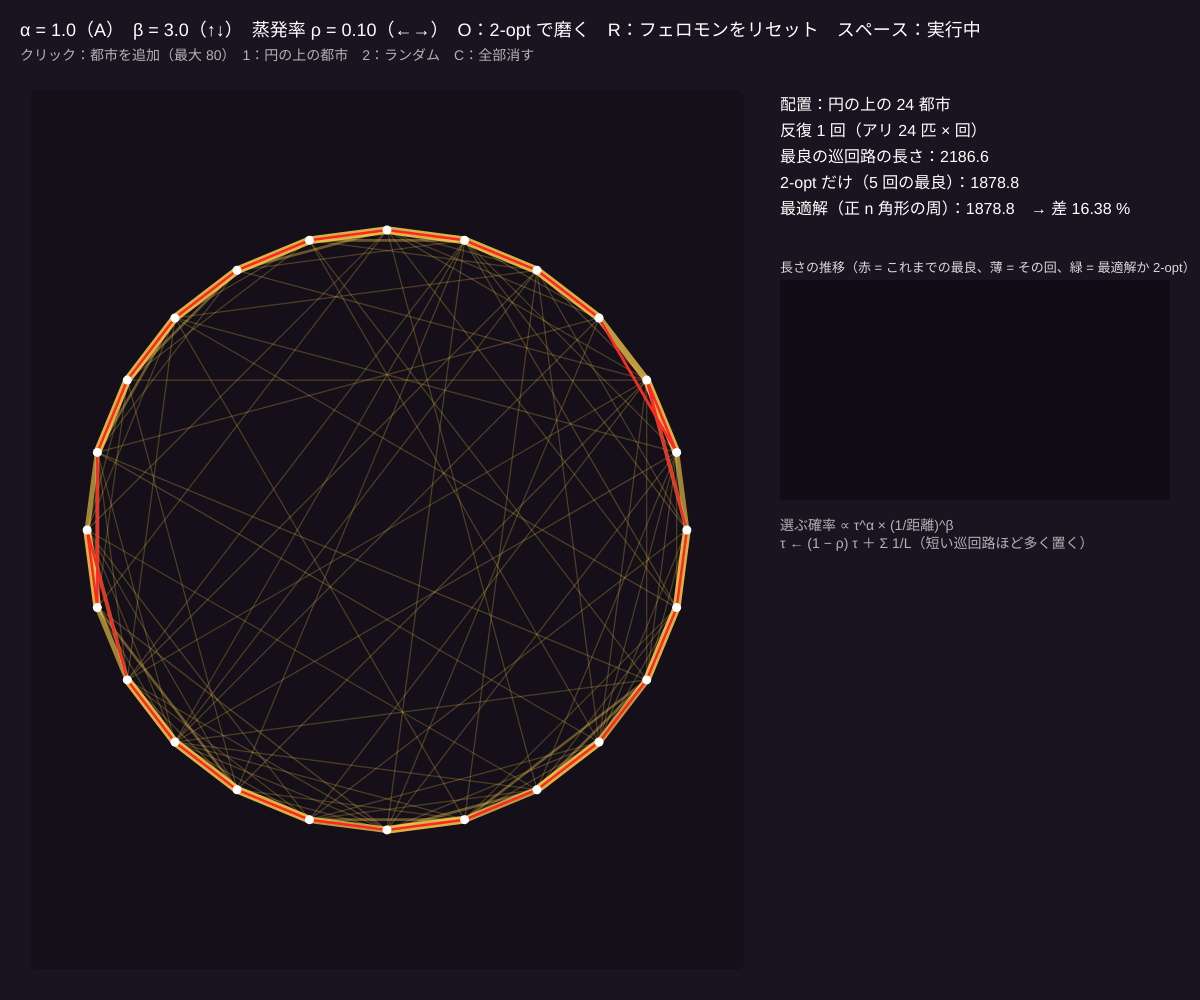
Frame 1 (no input)
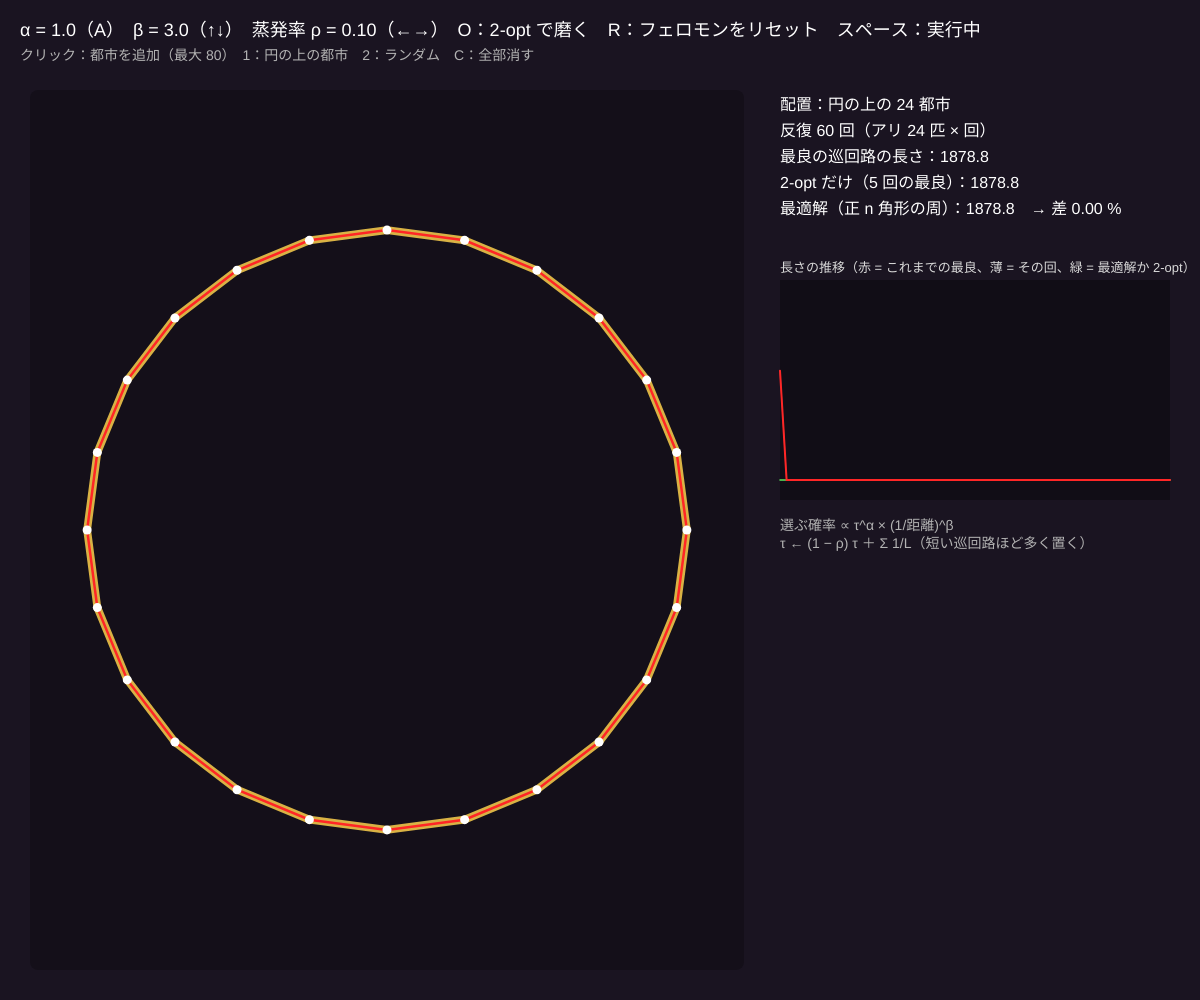
Frame 60 (no input)
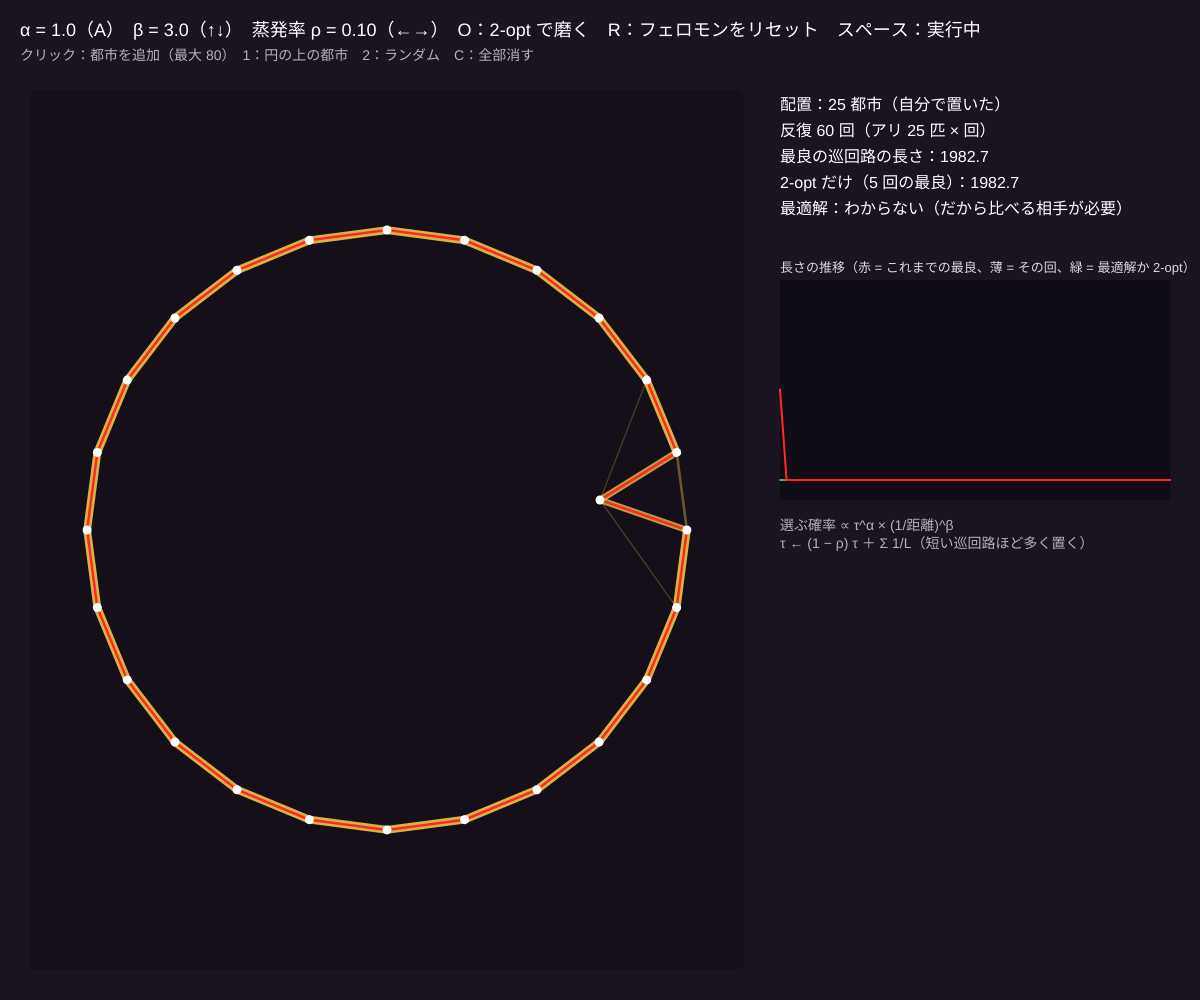
Frame 120 (the mouse pressed at the canvas centre since frame 60)

The p5.js sketch that drew these frames (run headless with seeded random() and noise() and a simulated clock; from frame 60 on, the mouse is pressed at the canvas centre):

// p5.js sketch
// ── sketch.js
// ============================================
// 04 アリコロニー最適化で巡回セールスマン問題（ACO / TSP）
// 全部の都市を 1 回ずつ回って戻る一番短い道は？ アリは「近い都市」と「フェロモンの濃い道」を確率で選んで 1 周する
// 短い巡回路ほどフェロモンを多く置き、全体は少しずつ蒸発する。線の太さ = フェロモンの量、赤い線 = これまでの最良の巡回路
// クリック = 都市を追加 / 1 = 円の上の都市（最適解がわかる）/ 2 = ランダムな都市 / C = 全部消す
// ↑↓ = β（距離の重視）/ ←→ = 蒸発率 ρ / A = α（フェロモンの重視）/ O = 最良路を 2-opt で磨く / R = フェロモンをリセット / スペース = 一時停止
// ============================================

let alphaP = 1.0;            // α：フェロモンをどれだけ信じるか
let betaP = 3.0;             // β：距離の近さをどれだけ重視するか
let rho = 0.1;               // ρ：1 回ごとの蒸発率
let elite = 3;               // ★ 最良の巡回路に追加で置くフェロモンの倍率（エリート戦略）
let itersPerFrame = 1;       // ★ 1 フレームに何回まわすか
let cities = [];
let nC = 0, dmat, tau, wMat;
let bestTour = [], bestLen = Infinity, iterCount = 0;
let hist = [], histIter = [];
let twoOptLen = 0, knownOpt = 0, layoutName = '';
let paused = false, polished = false;

function setup() {
  createCanvas(windowWidth, windowHeight);
  colorMode(HSB, 360, 100, 100, 100);
  makeCircle(24);
}

function areaBox() { return { x: 30, y: 90, w: width * 0.62 - 30, h: height - 120 }; }
function makeCircle(n) {
  let b = areaBox(), R = Math.min(b.w, b.h) * 0.42;
  cities = [];
  for (let i = 0; i < n; i++) { let a = (i / n) * Math.PI * 2; cities.push({ x: b.x + b.w / 2 + R * Math.cos(a), y: b.y + b.h / 2 + R * Math.sin(a) }); }
  shuffleArr(cities);                                   // 番号の順に回れば正解、とならないように並びを混ぜる
  layoutName = '円の上の ' + n + ' 都市';
  knownOpt = 2 * n * R * Math.sin(Math.PI / n);           // 円に内接する正 n 角形の周 = 最適解
  rebuild();
}
function makeRandom(n) {
  let b = areaBox();
  cities = [];
  for (let i = 0; i < n; i++) cities.push({ x: b.x + 20 + Math.random() * (b.w - 40), y: b.y + 20 + Math.random() * (b.h - 40) });
  layoutName = 'ランダムな ' + n + ' 都市'; knownOpt = 0;
  rebuild();
}

// 都市が変わったら距離の表を作り直して最初から
function rebuild() {
  nC = cities.length;
  dmat = new Float64Array(nC * nC); tau = new Float64Array(nC * nC); wMat = new Float64Array(nC * nC);
  for (let i = 0; i < nC; i++) for (let j = 0; j < nC; j++) dmat[i * nC + j] = Math.max(1e-3, Math.hypot(cities[i].x - cities[j].x, cities[i].y - cities[j].y));
  bestTour = []; bestLen = Infinity; iterCount = 0; hist = []; histIter = []; polished = false;
  if (nC < 3) { twoOptLen = 0; return; }
  // 比べる相手：2-opt だけで作った巡回路（ランダムな順番から 5 回やって一番よいもの）
  twoOptLen = Infinity;
  for (let k = 0; k < 5; k++) {
    let t = [...Array(nC).keys()]; shuffleArr(t);
    twoOpt(t); twoOptLen = Math.min(twoOptLen, tourLen(t));
  }
  let tau0 = 1 / (nC * twoOptLen);
  tau.fill(tau0 * 10);
}

// ★ ACO の 1 回分：アリ nC 匹がそれぞれ 1 周 → 蒸発 → フェロモンを置く
function acoIteration() {
  for (let k = 0; k < nC * nC; k++) wMat[k] = Math.pow(tau[k], alphaP) * Math.pow(1 / dmat[k], betaP);
  let tours = [];
  for (let a = 0; a < nC; a++) {
    let visited = new Uint8Array(nC), cur = a, t = [cur]; visited[cur] = 1;
    for (let s = 1; s < nC; s++) {
      let total = 0;
      for (let j = 0; j < nC; j++) if (!visited[j]) total += wMat[cur * nC + j];
      let r = Math.random() * total, nxt = -1;
      for (let j = 0; j < nC; j++) if (!visited[j]) { nxt = j; r -= wMat[cur * nC + j]; if (r <= 0) break; }
      visited[nxt] = 1; t.push(nxt); cur = nxt;
    }
    tours.push({ t, len: tourLen(t) });
  }
  for (let k = 0; k < nC * nC; k++) tau[k] *= 1 - rho;                      // 蒸発
  let itBest = Infinity;
  for (let o of tours) {
    deposit(o.t, 1 / o.len);                                              // 短いほど多く置く
    if (o.len < itBest) itBest = o.len;
    if (o.len < bestLen) { bestLen = o.len; bestTour = o.t.slice(); }
  }
  deposit(bestTour, elite / bestLen);
  for (let k = 0; k < nC * nC; k++) tau[k] = Math.min(Math.max(tau[k], 1e-12), 1e6);   // 念のため範囲に収める
  iterCount++;
  hist.push(bestLen); histIter.push(itBest);
  if (hist.length > 2000) { hist = hist.filter((v, i) => i % 2 === 0); histIter = histIter.filter((v, i) => i % 2 === 0); }   // 長くなったら間引く
}
function deposit(t, amount) {
  for (let s = 0; s < t.length; s++) { let a = t[s], b = t[(s + 1) % t.length]; tau[a * nC + b] += amount; tau[b * nC + a] += amount; }
}

function draw() {
  background(268, 40, 13);
  if (!paused && nC >= 3) for (let k = 0; k < itersPerFrame; k++) acoIteration();
  let b = areaBox();
  noStroke(); fill(0, 0, 0, 25); rect(b.x, b.y, b.w, b.h, 8);
  // ---- フェロモン：濃さを 6 段階に分けて、段階ごとにまとめて描く
  if (nC >= 3) {
    let tmax = 1e-12;
    for (let k = 0; k < nC * nC; k++) tmax = Math.max(tmax, tau[k]);
    for (let lv = 1; lv <= 6; lv++) {
      let segs = [];
      for (let i = 0; i < nC; i++) for (let j = i + 1; j < nC; j++) {
        let q = tau[i * nC + j] / tmax;
        if (Math.ceil(q * 6) === lv && q > 0.04) segs.push(i, j);
      }
      if (segs.length === 0) continue;
      stroke(45, 70, 100, 12 + lv * 12); strokeWeight(lv * 1.3);
      beginShape(LINES);
      for (let s = 0; s < segs.length; s++) vertex(cities[segs[s]].x, cities[segs[s]].y);
      endShape();
    }
  }
  if (bestTour.length >= 3) {
    noFill(); stroke(0, 85, 100); strokeWeight(2.5);
    beginShape(); for (let i of bestTour) vertex(cities[i].x, cities[i].y); endShape(CLOSE);
  }
  noStroke(); fill(0, 0, 100);
  for (let c of cities) circle(c.x, c.y, 9);

  // ---- 右：数字と収束グラフ
  let gx = width * 0.65, gw = width - gx - 30;
  fill(0, 0, 100); textSize(16);
  let lines = ['配置：' + layoutName, '反復 ' + iterCount + ' 回（アリ ' + nC + ' 匹 × 回）',
    '最良の巡回路の長さ：' + (bestLen < Infinity ? nf(bestLen, 1, 1) : '—') + (polished ? '（2-opt 済み）' : ''),
    '2-opt だけ（5 回の最良）：' + (twoOptLen ? nf(twoOptLen, 1, 1) : '—'),
    knownOpt ? '最適解（正 n 角形の周）：' + nf(knownOpt, 1, 1) + '　→ 差 ' + nf(Math.max(0, ((bestLen - knownOpt) / knownOpt) * 100), 1, 2) + ' %' : '最適解：わからない（だから比べる相手が必要）'];
  for (let i = 0; i < lines.length; i++) text(lines[i], gx, 110 + i * 26);
  let py = 280, ph = Math.min(220, height - py - 80);
  noStroke(); fill(0, 0, 0, 35); rect(gx, py, gw, ph);
  fill(0, 0, 85); textSize(13); text('長さの推移（赤 = これまでの最良、薄 = その回、緑 = 最適解か 2-opt）', gx, py - 8);
  if (hist.length > 1) {
    let ref = knownOpt || twoOptLen, lo = ref * 0.97, hi = Math.max(...histIter.slice(0, 20), ref * 1.3);
    let Y = (v) => py + ph - constrain((v - lo) / (hi - lo), 0, 1) * ph;
    stroke(120, 60, 90); strokeWeight(1.5); line(gx, Y(ref), gx + gw, Y(ref));
    noFill(); stroke(0, 0, 100, 30); strokeWeight(1);
    beginShape(); for (let i = 0; i < histIter.length; i++) vertex(gx + (i / (histIter.length - 1)) * gw, Y(histIter[i])); endShape();
    stroke(0, 85, 100); strokeWeight(2);
    beginShape(); for (let i = 0; i < hist.length; i++) vertex(gx + (i / (hist.length - 1)) * gw, Y(hist[i])); endShape();
  }
  noStroke(); fill(0, 0, 70); textSize(14);
  text('選ぶ確率 ∝ τ^α × (1/距離)^β\nτ ← (1 − ρ) τ ＋ Σ 1/L（短い巡回路ほど多く置く）', gx, py + ph + 30);

  fill(0, 0, 100); textSize(18);
  text('α = ' + nf(alphaP, 1, 1) + '（A）　β = ' + nf(betaP, 1, 1) + '（↑↓）　蒸発率 ρ = ' + nf(rho, 1, 2) + '（←→）　O：2-opt で磨く　R：フェロモンをリセット　スペース：' + (paused ? '停止中' : '実行中'), 20, 36);
  fill(0, 0, 70); textSize(14);
  text('クリック：都市を追加（最大 80）　1：円の上の都市　2：ランダム　C：全部消す', 20, 60);
}

function mousePressed() {
  let b = areaBox();
  if (mouseX > b.x && mouseX < b.x + b.w && mouseY > b.y && mouseY < b.y + b.h && cities.length < 80) {
    cities.push({ x: mouseX, y: mouseY }); layoutName = cities.length + ' 都市（自分で置いた）'; knownOpt = 0; rebuild();
  }
}
function keyPressed() {
  if (key === '1') makeCircle(24);
  if (key === '2') makeRandom(40);
  if (key === 'c' || key === 'C') { cities = []; layoutName = '空（クリックで都市を置く）'; knownOpt = 0; rebuild(); }
  if (key === UP_ARROW) betaP = Math.min(betaP + 0.5, 8);
  if (key === DOWN_ARROW) betaP = Math.max(betaP - 0.5, 0);
  if (key === RIGHT_ARROW) rho = Math.min(rho + 0.02, 0.9);
  if (key === LEFT_ARROW) rho = Math.max(rho - 0.02, 0.01);
  if (key === 'a' || key === 'A') alphaP = alphaP >= 2 ? 0 : alphaP + 0.5;
  if (key === 'o' || key === 'O') { if (bestTour.length >= 4) { twoOpt(bestTour); bestLen = tourLen(bestTour); polished = true; } }
  if (key === 'r' || key === 'R') rebuild();
  if (key === ' ') paused = !paused;
}

// ---------- やってみよう ----------
// 1. 1（円の上の 24 都市）で、最適解との差が 0 % になるまで何回かかる？ 何回やっても同じ？
// 2. β = 0 にすると距離を見ないで選ぶ。β = 8 だと「近い所へ行くだけ」の貪欲法に近づく。どちらも苦手な理由は？
// 3. ρ を 0.5 にすると忘れっぽいアリ。速く収束するけど、悪い答えで固まる（早すぎる収束）ことが増える
// 4. 2（ランダム 40 都市）で ACO の最良と「2-opt だけ」を比べよう。O で ACO の答えを 2-opt で磨くと、さらに短くなる？
// 5. 自分で都市を置いて、人間の目で考えた最短の回り方と ACO の答えを比べてみよう

// ==================================================
// ここから下は「巡回路の道具」です（長さ・2-opt・シャッフル）
// ==================================================
function tourLen(t) { let s = 0; for (let i = 0; i < t.length; i++) s += dmat[t[i] * nC + t[(i + 1) % t.length]]; return s; }
// 2-opt：2 本の辺を入れかえて短くなる限り続ける（交差がほどける）
function twoOpt(t) {
  let n = t.length, improved = true, guard = 0;
  while (improved && guard++ < 200) {
    improved = false;
    for (let i = 0; i < n - 1; i++) for (let j = i + 2; j < n; j++) {
      if (i === 0 && j === n - 1) continue;
      let a = t[i], b = t[i + 1], c = t[j], d = t[(j + 1) % n];
      let delta = dmat[a * nC + c] + dmat[b * nC + d] - dmat[a * nC + b] - dmat[c * nC + d];
      if (delta < -1e-9) { reverseSeg(t, i + 1, j); improved = true; }
    }
  }
}
function reverseSeg(t, i, j) { while (i < j) { let tmp = t[i]; t[i] = t[j]; t[j] = tmp; i++; j--; } }
function shuffleArr(a) { for (let i = a.length - 1; i > 0; i--) { let j = Math.floor(Math.random() * (i + 1)); let tmp = a[i]; a[i] = a[j]; a[j] = tmp; } return a; }
